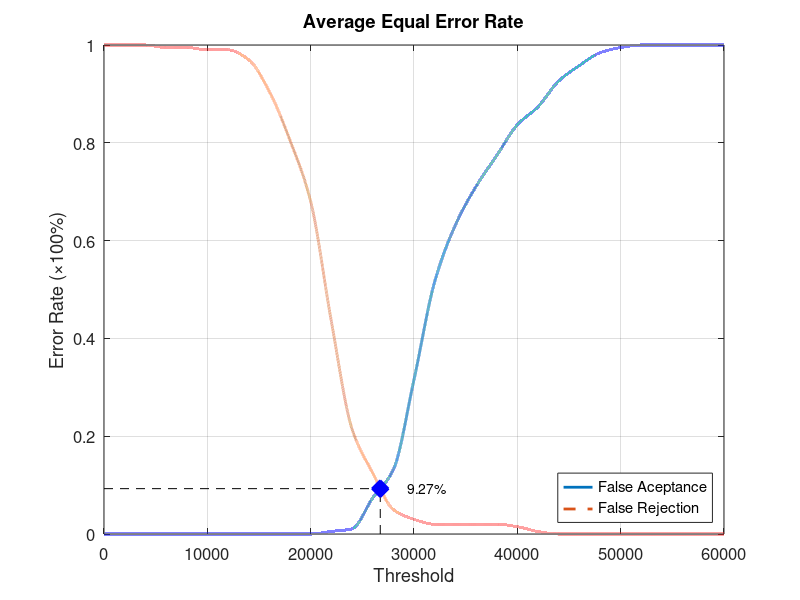
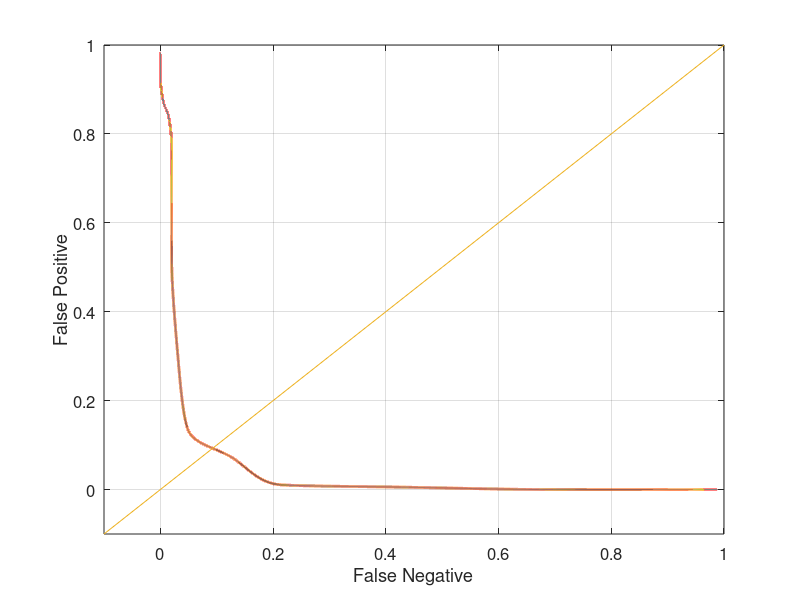

Recreate these plots in MATLAB, in order.
function yEER = Database2_4
close all;
clear;
clc;
x = 0:2000:60000;
xq = 0:0.5:60000;

y0 = [0 0 0 0 0 0 0 0 0 0 0 0.00526316 0.0105263 0.0736842 0.131579 0.315789 0.515789 0.631579 0.710526 0.773684 0.836842 0.873684 0.926316 0.957895 0.984211 0.994737 1 1 1 1 1];
yy0 = interp1(x, y0, xq, 'pchip');
y1 = [1 1 1 0.995 0.995 0.99 0.99 0.97 0.905 0.805 0.68 0.435 0.215 0.125 0.05 0.03 0.02 0.02 0.02 0.02 0.015 0.005 0 0 0 0 0 0 0 0 0];
yy1 = interp1(x, y1, xq, 'pchip');

% Calculating EER: 
y2 = abs(y0 - y1);
find(y2 == min(y2))
yy2 = abs(yy0 - yy1);
xEER = find(yy2 == min(yy2));
xEERIndex = xq(xEER) % X-axis EER
yEER = yy0(xEER) % Y-axis EER

main = figure
plot(xq, yy0,'-','LineWidth', 2);	hold on
plot(xq, yy1,'--','LineWidth', 2);	hold on
plot([xEERIndex xEERIndex], [0 yEER], 'k--');	hold on
plot([0 xEERIndex], [yEER yEER], 'k--');	hold on
plot(xEERIndex, yEER, 'bx', 'LineWidth', 10);	hold on
text(xEERIndex + 10 * xEERIndex / 100, yEER, [num2str(round((10000 * yEER)) / 100) '%'])
legend('False Aceptance', 'False Rejection', 'Location', 'SouthEast')
xlabel('Threshold')
ylabel('Error Rate (\times100%)')
title('Average Equal Error Rate')
set(gca, 'FontSize', 12)
axis([0 60000 0 1])
grid on

print(main, 'Database2_4Main', '-dpng');
FNRxFPR = figure('Color', [1 1 1]);
plot(yy1, yy0, '-', yy1, yy0, 'LineWidth', 2);
hold on
y = -0.1:0.1:1
plot(y, y); 
set(gca, 'FontSize', 12)
xlabel('False Negative')
ylabel('False Positive')
axis([-0.1 1 -0.1 1])
set(gca, 'FontSize', 12)
grid on

print(FNRxFPR, 'Database2_4FNRxFPR','-dpng');
end
